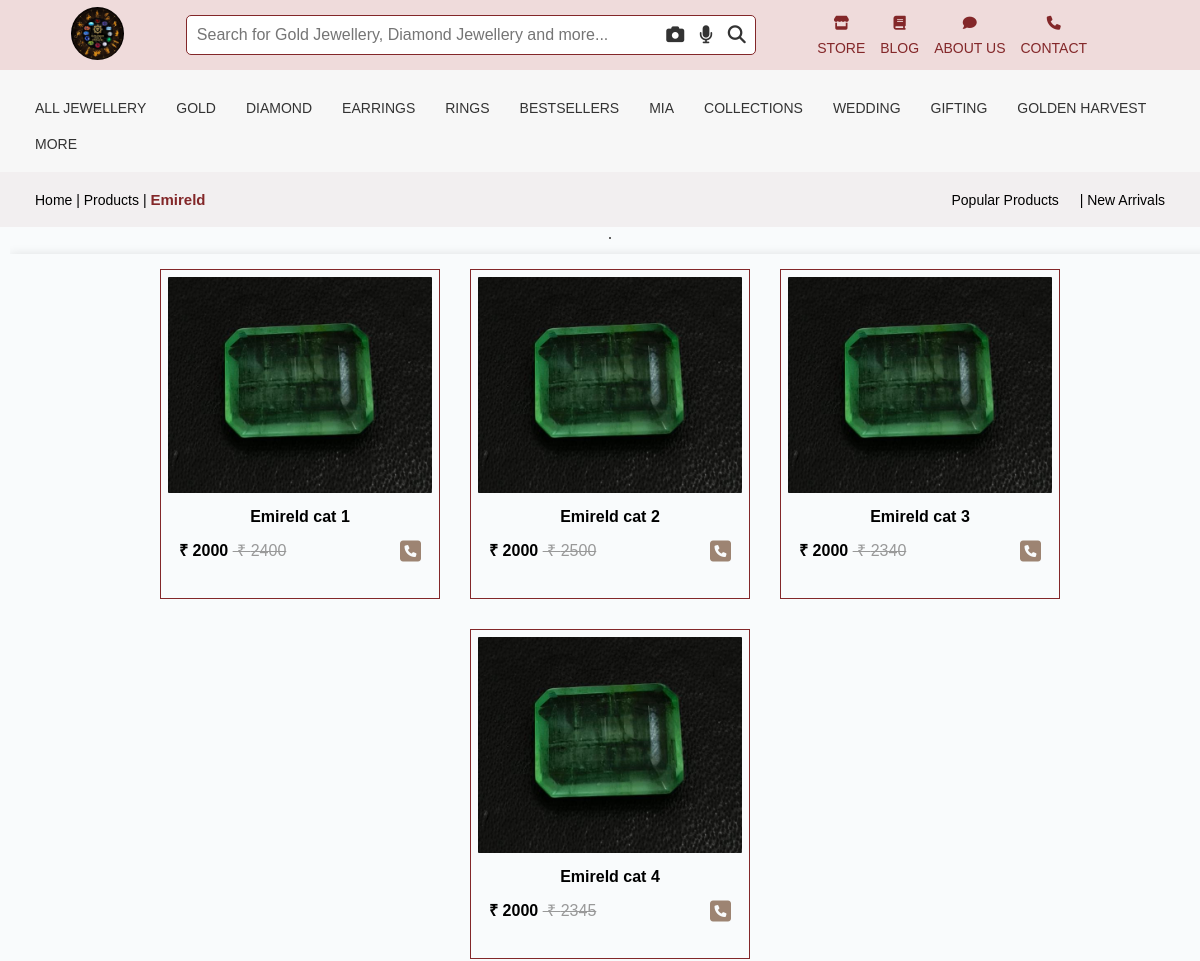
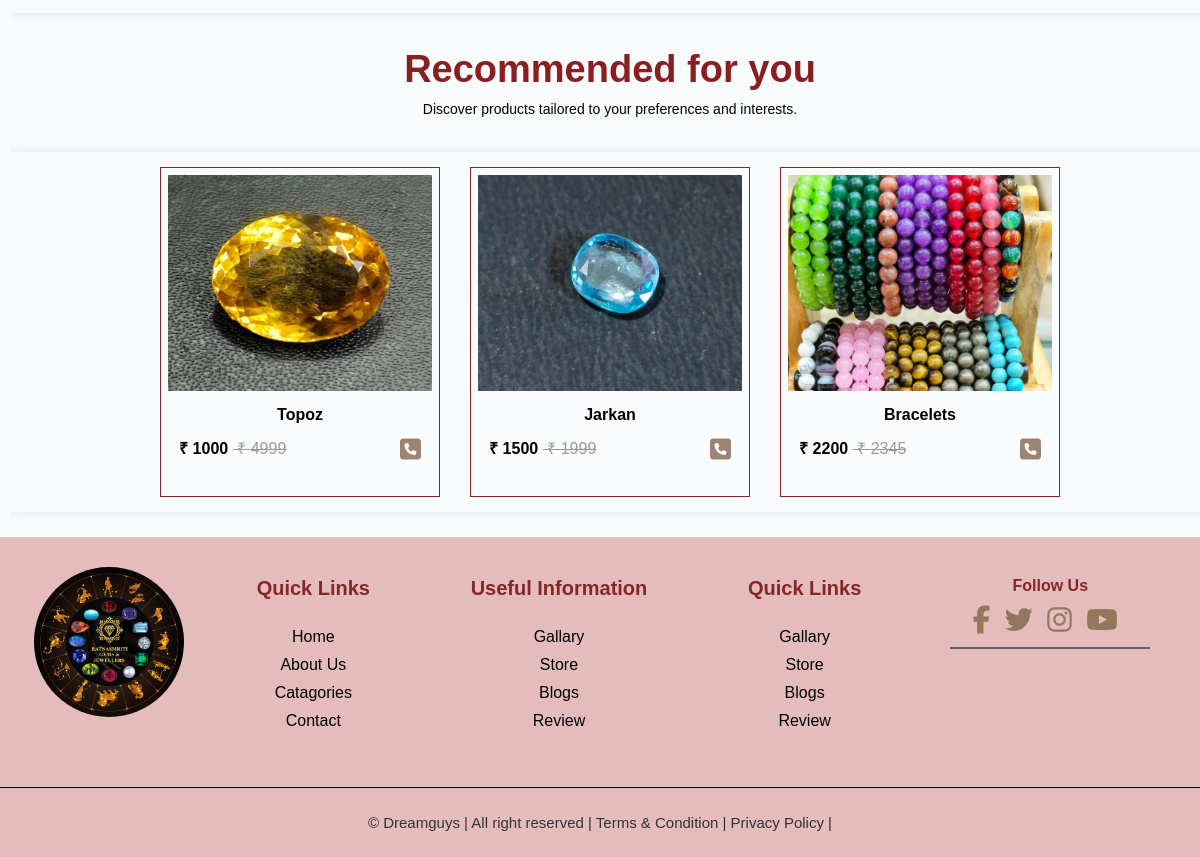
Page /product/1 on the committed database (2 pictures, top to bottom).
### app/models.py (models this page shows, shortened)
class Main_Category(models.Model):
    Name = models.CharField(max_length=200)
    Image = models.ImageField(upload_to='media/main_category_img')

class Sub_Category(models.Model):
    main_category = models.ForeignKey(Main_Category,on_delete=models.CASCADE)
    Name = models.CharField(max_length=200)
    Image = models.ImageField(upload_to='media/sub_category_img')
    product_name = models.CharField(max_length=100,default=None)
    price = models.IntegerField(default=None)
    discount_price = models.IntegerField(default=None)
    Description = models.CharField(max_length=300,null=True)
    product_information = RichTextField()

class Post(models.Model):
    STATUS=(
        ('0','Draft'),
        ('1','Publish'),
    )
    SECTION = (
        ('Popular','Popular'),
        ('Recommended','Recommended'),
        ('New_Arrival','New_Arrival'),
        ('Top_Seller','Top_Seller'),
    )
    featured_image = models.ImageField(upload_to='Images')
    Name = models.CharField(max_length=200)
    content = RichTextField()
    price = models.IntegerField()
    discouted_price = models.IntegerField()
    date = models.DateField(auto_now_add = True)
    status = models.CharField(choices=STATUS,max_length=100)
    section =models.CharField(choices =SECTION,max_length=200)

### ratnasmriti/views.py (the view)
# urls.py: path('product/<str:id>',views.PRODUCT,name="product"),
def PRODUCT(request,id):
    main_category = get_object_or_404(Main_Category, id=id)
    sub_categories = Sub_Category.objects.filter(main_category=main_category)
    cmb = Main_Category.objects.all()
    recommended = Post.objects.filter(section='Recommended',status=1).order_by('-id')[0:4]
    context = {
        'main_category': main_category,
        'sub_categories': sub_categories,
        'cmb': cmb,
        'recommended' : recommended,
    }
    return render(request, 'product.html',context)

### templates/product.html
{% extends "base.html" %}
{% load static %}
{% block main-content %}
<div class="crumbs">
    <div class="crumbs-left">
        <ul>
            <li><a href="{% url "Home" %}">Home | Products | </a><span>{{main_category.Name}}</span></li>
        </ul>
    </div>
    <div class="crumbs-right">
        <ul>
            <li><a href="#">Popular Products   </a></li>
            <li class="hide"><a href="#">| New Arrivals  </a></li>
        </ul>
    </div>
</div>
<div class="main_body">
    <div class="popular_products">
        <hr class="hidden-xs-down">
        <div class="popular_container" id="popularContainer">
            {% for i in sub_categories %}
            <a href="{% url "description"  i.id %}">
                <div class="popular_card slpop" >
                    <div class="pop_card_image"><img src="{{i.Image.url}}" alt=""></div>
                    <div class="description bold">{{i.product_name}} </div>
                    <div class="pop_card_text">
                        <div class="price"><strong>₹&nbsp;{{i.discount_price}}&nbsp;</strong><span class="old-price">&nbsp;₹&nbsp;{{i.price}}</span></div>
                        <div class="call_now"><a href="tel:+919123375635"><i class="fa-solid fa-square-phone"></i></a></div>
                    </div>
                </div>
            </a>
            {% endfor %}
        </div>
    </div>
    <div class="popular_products ">
        <div class="popular_title">
            <h2>Recommended for you</h2>
            <p>Discover products tailored to your preferences and interests.</p>
        </div>
        <div class="popular_container" id="popularContainer">
            {% for j in recommended %}
            <a href="{% url "category" j.id%}">
                <div class="popular_card slpop" >
                    <div class="pop_card_image"><img src="{{j.featured_image.url}}" alt=""></div>
                    <div class="description bold">{{j.Name}}</div>
                    <div class="pop_card_text">
                        <div class="price"><strong>₹&nbsp;{{j.discouted_price}}&nbsp;</strong><span class="old-price">&nbsp;₹&nbsp;{{j.price}}</span></div>
                        <div class="call_now"><a href="tel:+919123375635"><i class="fa-solid fa-square-phone"></i></a></div>
                    </div>
                </div>
            </a>
            {% endfor %}
        </div>
    </div>
{% endblock main-content %}

### static/css/style.css (style rules this page uses)
* { padding: 0%; margin: 0%; font-family: "Arial", sans-serif; box-sizing: border-box; }
html { scroll-behavior: smooth; overflow-x: hidden; }
body { padding: 0; background-color: #eee5dc; display: flex; align-items: center; justify-content: center; min-height: 100vh; }
body { font-family: Arial, sans-serif; margin: 0; padding: 0; }
.hidden-xs-down { border: .0313rem solid #626262; opacity: 1; }
hr { margin-right: 1rem; margin-left: 1rem; border: 0; border-top: 1px solid #ccc; }
.popular_products { width: 100%; display: flex; justify-content: center; align-items: center; flex-wrap: wrap; overflow: hidden; margin: 10px; }
.popular_products p { font-size: 14px; }
.popular_title { width: 100%; text-align: center; padding: 10px; color: #8b1e1e; }
.popular_title h2 { font-size: 38px; font-weight: 600; }
.popular_title p { color: #000; }
.popular_container { display: flex; flex-wrap: wrap; min-width: 100%; margin: 15px 0; justify-content: center; align-items: center; transition: transform 0.5s ease; box-shadow: 0 0 10px rgba(0, 0, 0, 0.1); }
.popular_container a { text-decoration: none; color: #000; }
.popular_card { height: 330px; width: 280px; border: 1px solid #832729; margin: 15px 15px; transition: all 0.8s cubic-bezier(0.15, 0.83, 0.66, 1); }
.pop_card_image { height: 70%; width: 100%; margin-bottom: 8px; padding: 7px; border: #000; }
.pop_card_image img { border-radius: 1px; height: 100%; width: 100%; object-fit: cover; object-position: center; }
.pop_card_text { width: 100%; display: flex; padding: 8px 18px; flex-wrap: wrap; justify-content: space-between; }
.description { width: 100%; margin-bottom: 5px; text-align: center; }
.price { width: 70%; display: flex; }
.price .old-price { text-decoration: line-through; color: #999; }
.call_now { width: 25%; display: flex; justify-content: flex-end; }
.call_now a { text-decoration: none; color: #000; text-align: center; }
.pop_card_text i { font-size: 24px; color: #9d8472; }
a { text-decoration: none; }
.bold { font-weight: 600; }

### static/css/product.css (style rules this page uses)
html { scroll-behavior: smooth; overflow-x: hidden; }
.crumbs { height: 55px; color: #000; display: flex; align-items: center; justify-content: space-between; background-color: rgba(221, 208, 206, 0.276); }
.crumbs ul { text-decoration: none; list-style: none; }
.crumbs ul li a { color: #000; text-align: center; font-size: 14px; }
.crumbs-left { margin: 35px; }
.crumbs-left ul li span { color: #832729; font-size: 15px; font-weight: 600; }
.crumbs-right { display: flex; margin: 35px; }
.crumbs-right ul { display: flex; gap: 1.3rem; }

### static/css/about.css (style rules this page uses)
html { scroll-behavior: smooth; overflow-x: hidden; }
.crumbs { height: 55px; color: #000; display: flex; align-items: center; justify-content: space-between; background-color: rgba(221, 208, 206, 0.276); }
.crumbs ul { text-decoration: none; list-style: none; }
.crumbs ul li a { color: #000; text-align: center; font-size: 14px; }
.crumbs-left { margin: 35px; }
.crumbs-left ul li span { color: #832729; font-size: 15px; font-weight: 600; }
.crumbs-right { display: flex; margin: 35px; }
.crumbs-right ul { display: flex; gap: 1.3rem; }
body { font-family: Arial, sans-serif; margin: 0; padding: 0; background-color: #f5f5f5; color: #333; }

### static/css/blog.css (style rules this page uses)
p { font-size: 16px; margin: 10px 0; }

### rows in the picture
Main_Category: Name "Emireld"
Sub_Category: Image (picture), product_name "Emireld cat 1", discount_price "2000", price "2400"
Sub_Category: Image (picture), product_name "Emireld cat 2", discount_price "2000", price "2500"
Sub_Category: Image (picture), product_name "Emireld cat 3", discount_price "2000", price "2340"
Sub_Category: Image (picture), product_name "Emireld cat 4", discount_price "2000", price "2345"
Post: featured_image (picture), Name "Topoz", discouted_price "1000", price "4999"
Post: featured_image (picture), Name "Jarkan", discouted_price "1500", price "1999"
Post: featured_image (picture), Name "Bracelets", discouted_price "2200", price "2345"
